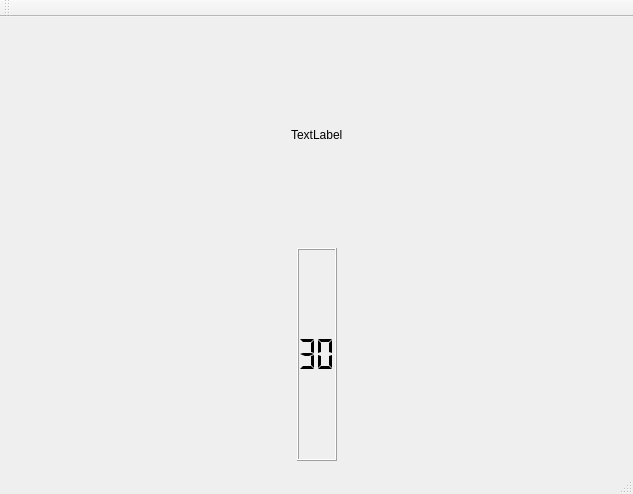
<?xml version="1.0" encoding="UTF-8"?>
<ui version="4.0">
 <class>MainWindow</class>
 <widget class="QMainWindow" name="MainWindow">
  <property name="geometry">
   <rect>
    <x>0</x>
    <y>0</y>
    <width>633</width>
    <height>494</height>
   </rect>
  </property>
  <property name="windowTitle">
   <string>MainWindow</string>
  </property>
  <widget class="QWidget" name="centralWidget">
   <layout class="QVBoxLayout" name="verticalLayout">
    <item>
     <layout class="QVBoxLayout" name="verticalLayout_2">
      <item>
       <layout class="QHBoxLayout" name="horizontalLayout">
        <item>
         <spacer name="horizontalSpacer">
          <property name="orientation">
           <enum>Qt::Horizontal</enum>
          </property>
          <property name="sizeHint" stdset="0">
           <size>
            <width>40</width>
            <height>20</height>
           </size>
          </property>
         </spacer>
        </item>
        <item>
         <widget class="QLabel" name="label">
          <property name="text">
           <string>TextLabel</string>
          </property>
         </widget>
        </item>
        <item>
         <spacer name="horizontalSpacer_2">
          <property name="orientation">
           <enum>Qt::Horizontal</enum>
          </property>
          <property name="sizeHint" stdset="0">
           <size>
            <width>40</width>
            <height>20</height>
           </size>
          </property>
         </spacer>
        </item>
       </layout>
      </item>
      <item>
       <layout class="QHBoxLayout" name="horizontalLayout_3">
        <item>
         <spacer name="horizontalSpacer_3">
          <property name="orientation">
           <enum>Qt::Horizontal</enum>
          </property>
          <property name="sizeHint" stdset="0">
           <size>
            <width>40</width>
            <height>20</height>
           </size>
          </property>
         </spacer>
        </item>
        <item>
         <widget class="QLCDNumber" name="lcdNumber">
          <property name="minimumSize">
           <size>
            <width>40</width>
            <height>30</height>
           </size>
          </property>
          <property name="smallDecimalPoint">
           <bool>false</bool>
          </property>
          <property name="digitCount">
           <number>2</number>
          </property>
          <property name="segmentStyle">
           <enum>QLCDNumber::Flat</enum>
          </property>
          <property name="intValue" stdset="0">
           <number>30</number>
          </property>
         </widget>
        </item>
        <item>
         <spacer name="horizontalSpacer_4">
          <property name="orientation">
           <enum>Qt::Horizontal</enum>
          </property>
          <property name="sizeHint" stdset="0">
           <size>
            <width>40</width>
            <height>20</height>
           </size>
          </property>
         </spacer>
        </item>
       </layout>
      </item>
      <item>
       <layout class="QHBoxLayout" name="horizontalLayout_2"/>
      </item>
     </layout>
    </item>
   </layout>
  </widget>
  <widget class="QMenuBar" name="menuBar">
   <property name="geometry">
    <rect>
     <x>0</x>
     <y>0</y>
     <width>633</width>
     <height>25</height>
    </rect>
   </property>
  </widget>
  <widget class="QToolBar" name="mainToolBar">
   <attribute name="toolBarArea">
    <enum>TopToolBarArea</enum>
   </attribute>
   <attribute name="toolBarBreak">
    <bool>false</bool>
   </attribute>
  </widget>
  <widget class="QStatusBar" name="statusBar"/>
 </widget>
 <layoutdefault spacing="6" margin="11"/>
 <resources/>
 <connections/>
</ui>
